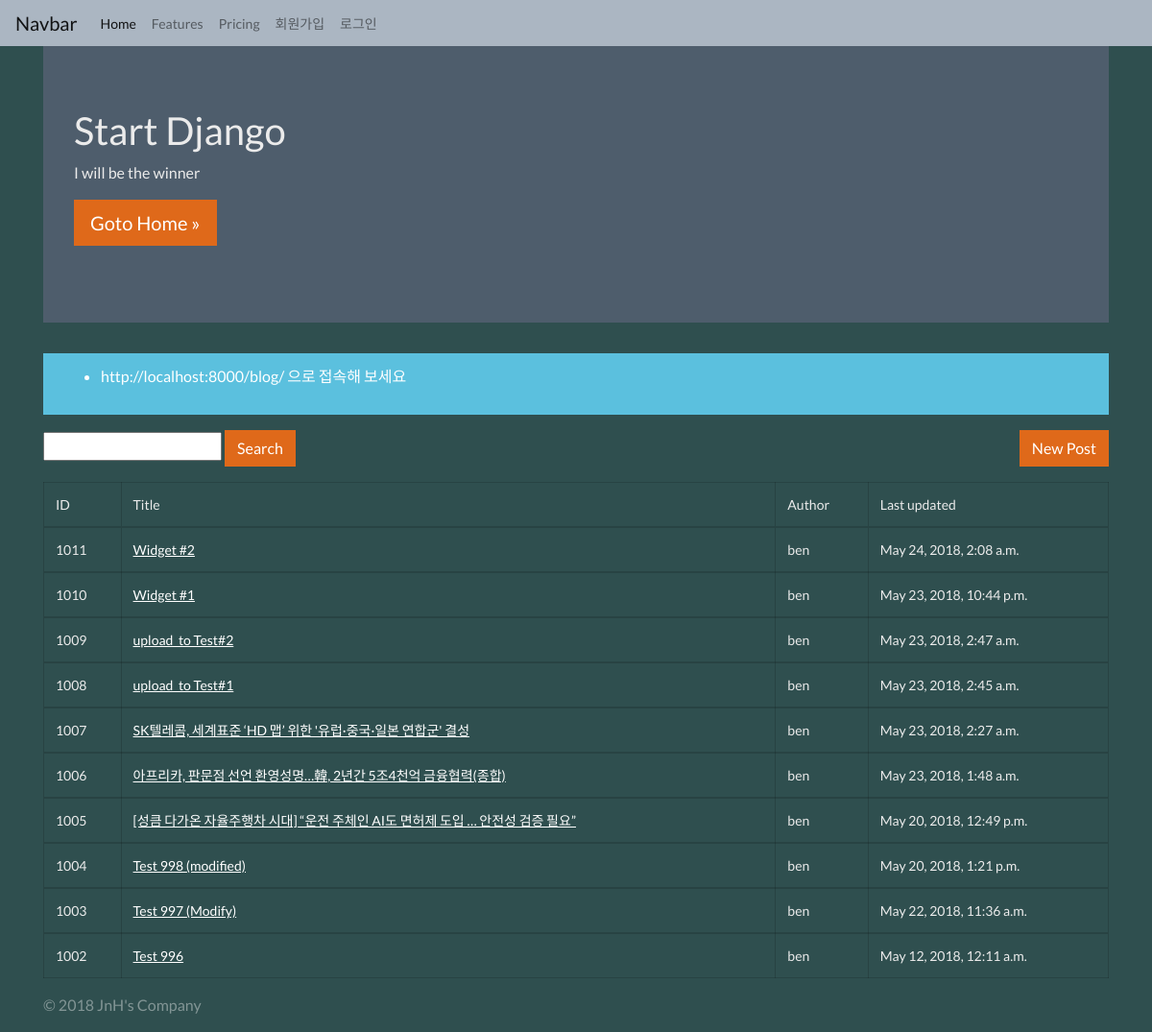
The page /blog/cbv/ on the database as committed earlier.
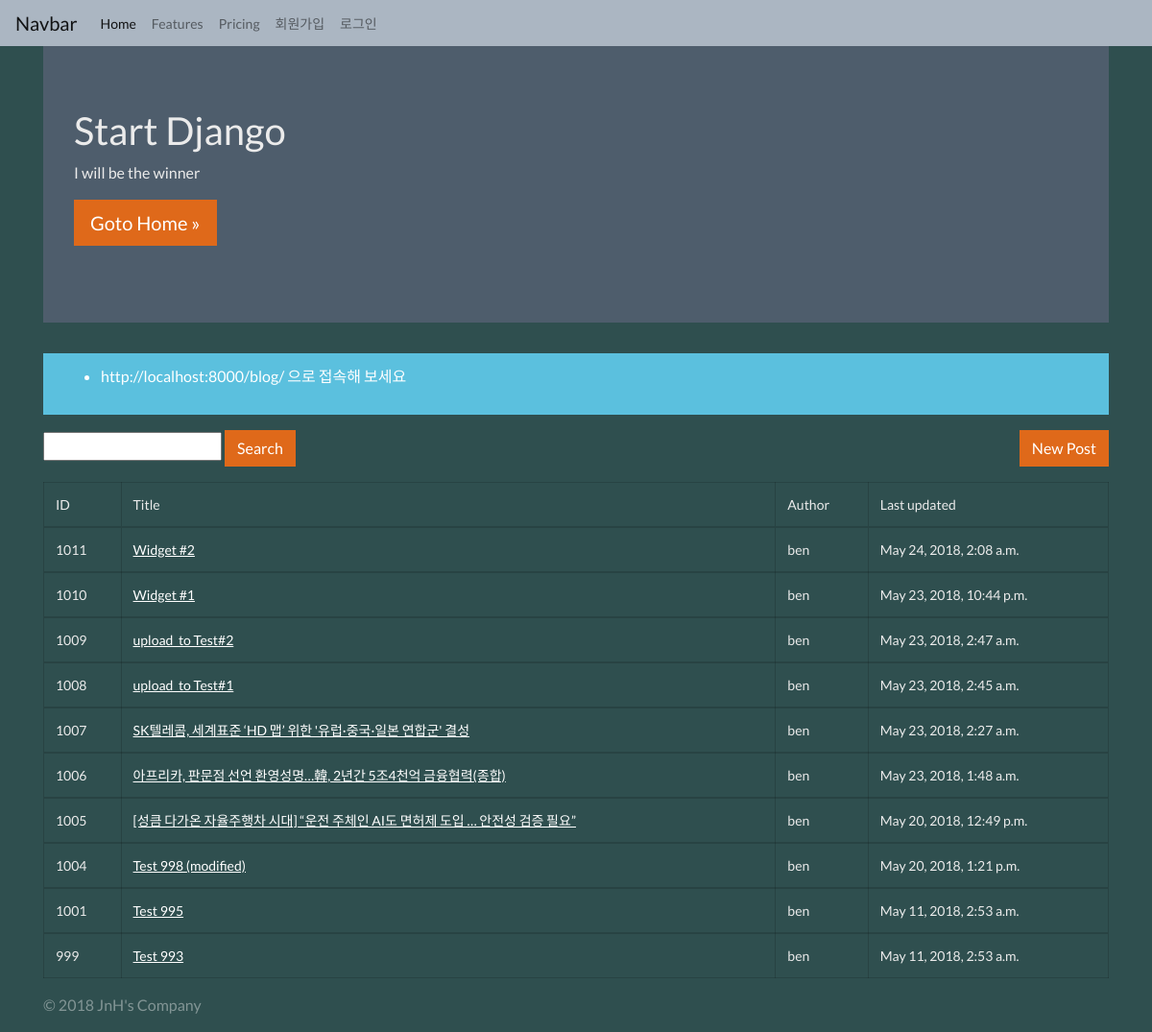
The same page on the database as committed later.
### blog/models.py (models this page shows, shortened)
class Post(models.Model):
    STATUS_CHOICES = (
        ('d', 'Draft'),
        ('p', 'Published'),
        ('w', 'Withdrawn'),
    )
    user = models.ForeignKey(settings.AUTH_USER_MODEL)
    title = models.CharField(max_length=100, verbose_name="Subject", help_text="input title, max 100")
    content = models.TextField(verbose_name="Content")
    photo = models.ImageField(blank=True, upload_to='blog/post/%Y/%m/%d')
    tag = models.CharField(max_length=50, blank=True, help_text="write tags")
    lnglat = models.CharField(max_length=30,
        validators=[lnglat_validator],
        help_text="\"longtitude,latitude\" type",
        blank=True
    )
    status = models.CharField(max_length=1, choices=STATUS_CHOICES)
    tag_set = models.ManyToManyField('Tag', blank=True)
    ip = models.CharField(max_length=20)
    created_at = models.DateTimeField(auto_now_add=True)
    updated_at = models.DateTimeField(auto_now=True)
    class Meta:
        ordering = ['-id']

### blog/templates/blog/post_list.html
{% extends "blog/layout.html" %}
{% block content %}
<div class="container">
    <div class="jumbotron">
        <h1>Start Django</h1>
        <p>I will be the winner</p>
        <p>
            <a class="btn btn-lg btn-primary" href="http://facebook.com/groups/askdjango">
                    Goto Home &raquo;
            </a>
        </p>
    </div>
    <div class="row">
        <div class="col-sm-12">
            <div class="alert alert-info">
                <ul>
                    <li>http://localhost:8000/blog/ 으로 접속해 보세요</li>
                </ul>
            </div>
            <a href="{% url 'blog:post_new' %}" class="btn btn-primary float-right">New Post</a>
            <p>
                <form action="" method="GET">
                    <input type="text" name="q" value="{{ q }}">
                    <input class="btn btn-primary" type="submit" value="Search">
                </form>
            </p>
            <table class="table table-hover table-bordered">
                <thead>
                    <tr>
                        <td>ID</td>
                        <td>Title</td>
                        <td>Author</td>
                        <td>Last updated</td>
                    </tr>
                </thead>
            {% for post in post_list %}
                <tbody>
                    <tr>
                        <td>{{ post.id }}</td>
                        <td><a href="{% url 'blog:post_detail' post.id %}"> {{ post.title }} </a></td>
                        <td>{{ post.user }}</td>
                        <td>{{ post.updated_at }}</td>
                    </tr>
                </tbody>
            {% endfor %}
            </table>
        </div>
    </div>
</div>
{% endblock %}

Rows that differ between the two databases and show on the page:
removed Post: id "1003", title "Test 997 (Modify)", user "ben", updated_at "May 22, 2018, 11:36 a.m."
removed Post: id "1002", title "Test 996", user "ben", updated_at "May 12, 2018, 12:11 a.m."
now on this page (row unchanged): Post: id "1001", title "Test 995", user "ben", updated_at "May 11, 2018, 2:53 a.m."
now on this page (row unchanged): Post: id "999", title "Test 993", user "ben", updated_at "May 11, 2018, 2:53 a.m."
